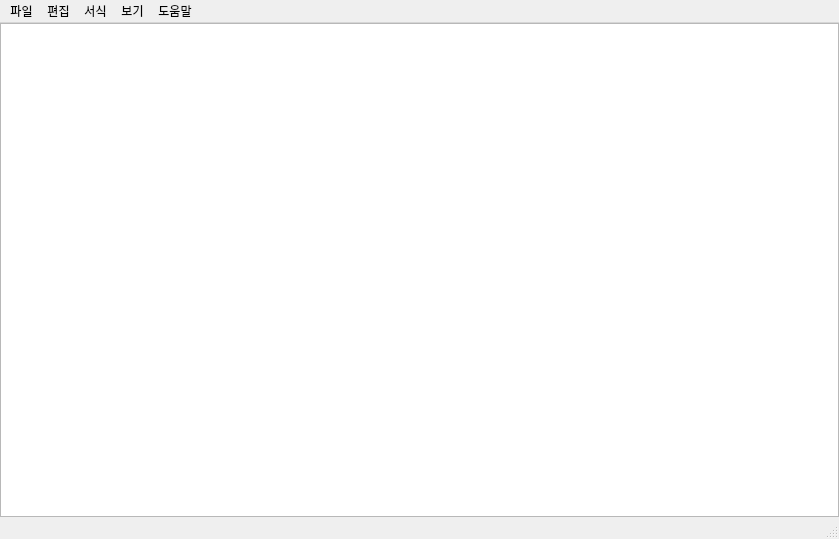
<?xml version="1.0" encoding="UTF-8"?>
<ui version="4.0">
 <class>MainWindow</class>
 <widget class="QMainWindow" name="MainWindow">
  <property name="geometry">
   <rect>
    <x>0</x>
    <y>0</y>
    <width>839</width>
    <height>539</height>
   </rect>
  </property>
  <property name="windowTitle">
   <string>jedit</string>
  </property>
  <widget class="QWidget" name="centralwidget">
   <layout class="QGridLayout" name="gridLayout">
    <property name="leftMargin">
     <number>0</number>
    </property>
    <property name="topMargin">
     <number>0</number>
    </property>
    <property name="rightMargin">
     <number>0</number>
    </property>
    <property name="bottomMargin">
     <number>0</number>
    </property>
    <item row="0" column="0">
     <layout class="QGridLayout" name="gridLayout_2">
      <item row="0" column="0">
       <widget class="QPlainTextEdit" name="plainTextEdit"/>
      </item>
     </layout>
    </item>
   </layout>
  </widget>
  <widget class="QMenuBar" name="menubar">
   <property name="geometry">
    <rect>
     <x>0</x>
     <y>0</y>
     <width>839</width>
     <height>23</height>
    </rect>
   </property>
   <widget class="QMenu" name="menu_file">
    <property name="mouseTracking">
     <bool>true</bool>
    </property>
    <property name="title">
     <string>파일</string>
    </property>
    <addaction name="action_new_make"/>
    <addaction name="action_new_window"/>
    <addaction name="action_open"/>
    <addaction name="action_save"/>
    <addaction name="action_saveas"/>
    <addaction name="separator"/>
    <addaction name="action_print"/>
    <addaction name="separator"/>
    <addaction name="action_close"/>
   </widget>
   <widget class="QMenu" name="menu_edit">
    <property name="title">
     <string>편집</string>
    </property>
    <addaction name="action_undo"/>
    <addaction name="separator"/>
    <addaction name="action_cut"/>
    <addaction name="action_copy"/>
    <addaction name="action_paste"/>
    <addaction name="action_delete"/>
    <addaction name="separator"/>
    <addaction name="action_google"/>
    <addaction name="action_find"/>
    <addaction name="action_find_replace"/>
    <addaction name="action_go"/>
    <addaction name="separator"/>
    <addaction name="action_all_select"/>
    <addaction name="action_datetime"/>
   </widget>
   <widget class="QMenu" name="menu_view">
    <property name="title">
     <string>보기</string>
    </property>
    <widget class="QMenu" name="menu">
     <property name="title">
      <string>확대하기/축소하기</string>
     </property>
     <addaction name="action_zoom_in"/>
     <addaction name="action_zoom_out"/>
     <addaction name="action_zoom_init"/>
    </widget>
    <addaction name="menu"/>
    <addaction name="action_status_bar"/>
   </widget>
   <widget class="QMenu" name="menu_help">
    <property name="title">
     <string>도움말</string>
    </property>
    <addaction name="action_help"/>
    <addaction name="action_mail"/>
    <addaction name="separator"/>
    <addaction name="action_info"/>
   </widget>
   <widget class="QMenu" name="menu_format">
    <property name="title">
     <string>서식</string>
    </property>
    <addaction name="action_font"/>
   </widget>
   <addaction name="menu_file"/>
   <addaction name="menu_edit"/>
   <addaction name="menu_format"/>
   <addaction name="menu_view"/>
   <addaction name="menu_help"/>
  </widget>
  <widget class="QStatusBar" name="statusbar"/>
  <action name="action_open">
   <property name="text">
    <string>열기</string>
   </property>
   <property name="shortcut">
    <string>Ctrl+O</string>
   </property>
  </action>
  <action name="action_save">
   <property name="text">
    <string>저장</string>
   </property>
   <property name="shortcut">
    <string>Ctrl+S</string>
   </property>
  </action>
  <action name="action_saveas">
   <property name="text">
    <string>다른 이름으로 저장</string>
   </property>
   <property name="shortcut">
    <string>Ctrl+Shift+S</string>
   </property>
  </action>
  <action name="action_close">
   <property name="text">
    <string>끝내기</string>
   </property>
  </action>
  <action name="action_undo">
   <property name="text">
    <string>실행 취소</string>
   </property>
   <property name="shortcut">
    <string>Ctrl+Z</string>
   </property>
  </action>
  <action name="action_cut">
   <property name="text">
    <string>잘라내기</string>
   </property>
   <property name="shortcut">
    <string>Ctrl+X</string>
   </property>
  </action>
  <action name="action_copy">
   <property name="text">
    <string>복사</string>
   </property>
   <property name="shortcut">
    <string>Ctrl+C</string>
   </property>
  </action>
  <action name="action_paste">
   <property name="text">
    <string>붙여넣기</string>
   </property>
   <property name="shortcut">
    <string>Ctrl+V</string>
   </property>
  </action>
  <action name="action_find">
   <property name="text">
    <string>찾기</string>
   </property>
   <property name="shortcut">
    <string>Ctrl+F</string>
   </property>
  </action>
  <action name="action_next_find">
   <property name="text">
    <string>다음 찾기</string>
   </property>
   <property name="shortcut">
    <string>F3</string>
   </property>
  </action>
  <action name="action_prev_find">
   <property name="text">
    <string>이전 찾기</string>
   </property>
   <property name="shortcut">
    <string>Shift+F3</string>
   </property>
  </action>
  <action name="action_find_replace">
   <property name="text">
    <string>바꾸기</string>
   </property>
   <property name="shortcut">
    <string>Ctrl+H</string>
   </property>
  </action>
  <action name="action_go">
   <property name="text">
    <string>이동</string>
   </property>
   <property name="shortcut">
    <string>Ctrl+G</string>
   </property>
  </action>
  <action name="action_all_select">
   <property name="text">
    <string>모두 선택</string>
   </property>
   <property name="shortcut">
    <string>Ctrl+A</string>
   </property>
  </action>
  <action name="action_datetime">
   <property name="text">
    <string>시간/날짜</string>
   </property>
   <property name="shortcut">
    <string>F5</string>
   </property>
  </action>
  <action name="action_15">
   <property name="text">
    <string>자동 줄 바꿈</string>
   </property>
  </action>
  <action name="action_16">
   <property name="text">
    <string>글꼴</string>
   </property>
  </action>
  <action name="action_wrap">
   <property name="text">
    <string>자동 줄 바꿈</string>
   </property>
  </action>
  <action name="action_18">
   <property name="text">
    <string>글꼴</string>
   </property>
  </action>
  <action name="action_status_bar">
   <property name="checkable">
    <bool>true</bool>
   </property>
   <property name="checked">
    <bool>true</bool>
   </property>
   <property name="text">
    <string>상태 표시줄</string>
   </property>
  </action>
  <action name="action_help">
   <property name="text">
    <string>도움말 보기</string>
   </property>
  </action>
  <action name="action_mail">
   <property name="text">
    <string>피드백 보내기</string>
   </property>
  </action>
  <action name="action_info">
   <property name="text">
    <string>jedit 정보</string>
   </property>
  </action>
  <action name="action_zoom_in">
   <property name="text">
    <string>확대</string>
   </property>
   <property name="shortcut">
    <string>Ctrl++</string>
   </property>
  </action>
  <action name="action_zoom_out">
   <property name="text">
    <string>축소</string>
   </property>
   <property name="shortcut">
    <string>Ctrl+-</string>
   </property>
  </action>
  <action name="action_zoom_init">
   <property name="text">
    <string>확대하기/축소하기 기본값 복원</string>
   </property>
   <property name="shortcut">
    <string>Ctrl+0</string>
   </property>
  </action>
  <action name="action_print">
   <property name="text">
    <string>인쇄</string>
   </property>
   <property name="shortcut">
    <string>Ctrl+P</string>
   </property>
  </action>
  <action name="action_google">
   <property name="text">
    <string>Google으로 검색</string>
   </property>
   <property name="shortcut">
    <string>Ctrl+E</string>
   </property>
  </action>
  <action name="action_new_window">
   <property name="text">
    <string>새 창</string>
   </property>
   <property name="shortcut">
    <string>Ctrl+Shift+N</string>
   </property>
  </action>
  <action name="action_delete">
   <property name="text">
    <string>삭제</string>
   </property>
   <property name="shortcut">
    <string>Del</string>
   </property>
  </action>
  <action name="action_new_make">
   <property name="text">
    <string>새로 만들기</string>
   </property>
   <property name="shortcut">
    <string>Ctrl+N</string>
   </property>
  </action>
  <action name="action_font">
   <property name="text">
    <string>글꼴</string>
   </property>
  </action>
 </widget>
 <resources/>
 <connections/>
</ui>
